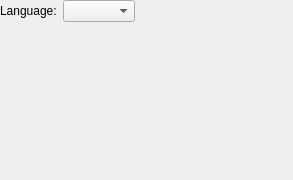
<?xml version="1.0" encoding="UTF-8"?>
<ui version="4.0">
 <class>ProjectExplorer::Internal::CodeStyleSettingsPropertiesPage</class>
 <widget class="QWidget" name="ProjectExplorer::Internal::CodeStyleSettingsPropertiesPage">
  <property name="geometry">
   <rect>
    <x>0</x>
    <y>0</y>
    <width>293</width>
    <height>180</height>
   </rect>
  </property>
  <property name="windowTitle">
   <string/>
  </property>
  <layout class="QGridLayout" name="gridLayout">
   <property name="margin">
    <number>0</number>
   </property>
   <item row="0" column="0">
    <widget class="QLabel" name="languageLabel">
     <property name="text">
      <string>Language:</string>
     </property>
    </widget>
   </item>
   <item row="0" column="1">
    <widget class="QComboBox" name="languageComboBox"/>
   </item>
   <item row="0" column="2">
    <spacer name="horizontalSpacer">
     <property name="orientation">
      <enum>Qt::Horizontal</enum>
     </property>
     <property name="sizeHint" stdset="0">
      <size>
       <width>73</width>
       <height>20</height>
      </size>
     </property>
    </spacer>
   </item>
   <item row="1" column="0" colspan="3">
    <widget class="QStackedWidget" name="stackedWidget"/>
   </item>
  </layout>
 </widget>
 <resources/>
 <connections/>
</ui>
